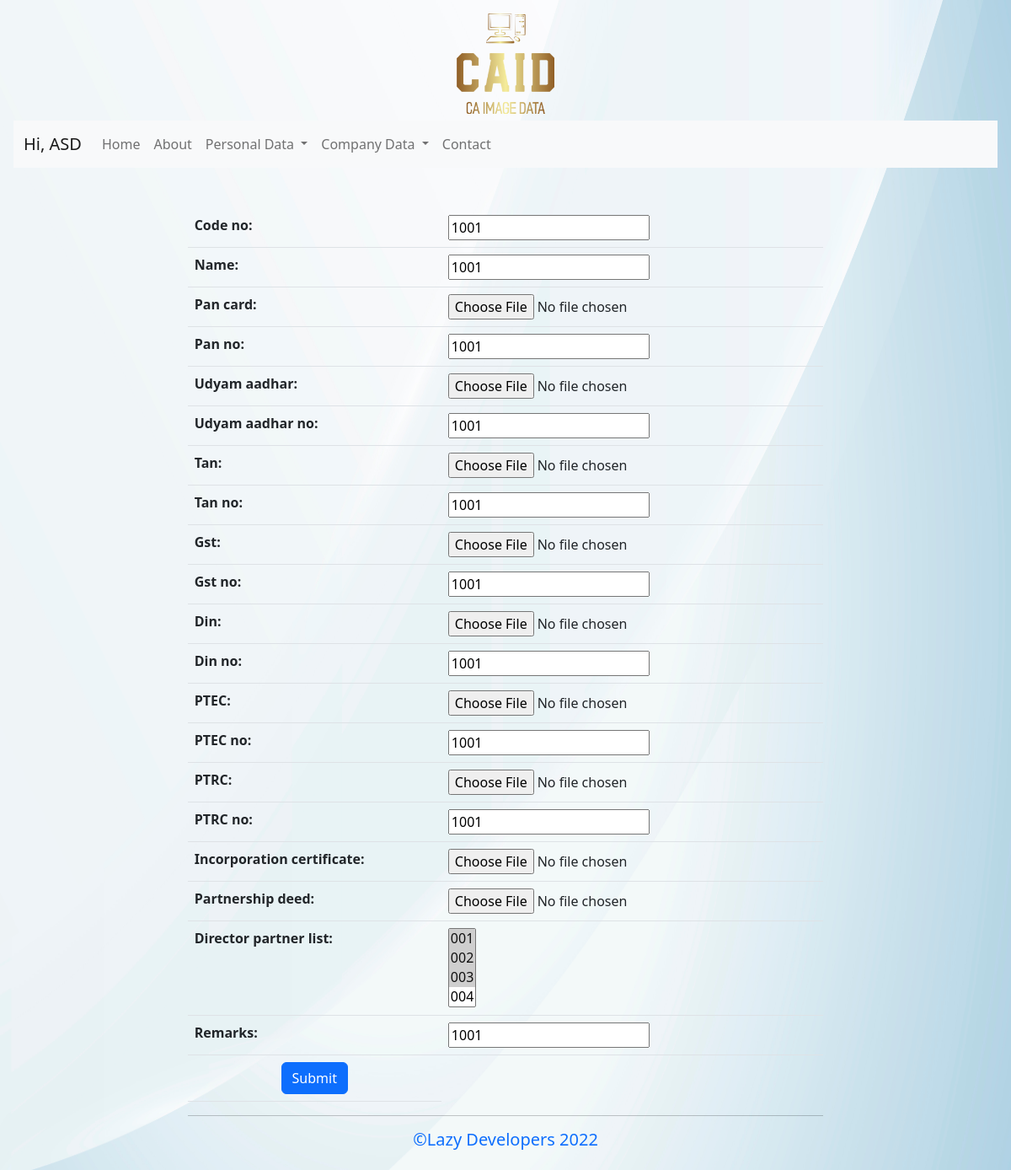
Screenshot of /company_data_edit/1001/ with the database file from the repository.
### Company_Data/models.py (models this page shows, shortened)
class company_file(models.Model):
    code_no =  models.CharField(max_length= 4, primary_key=True)
    name = models.CharField(max_length=50)
    pan_card = models.FileField(upload_to='company_file', blank=True, null=True)
    pan_no = models.CharField(max_length=50)
    udyam_aadhar = models.FileField(upload_to='company_file', blank=True, null=True)
    udyam_aadhar_no = models.CharField(max_length=50)
    tan = models.FileField(upload_to='company_file', blank=True, null=True)
    tan_no = models.CharField(max_length=50)
    gst = models.FileField(upload_to='company_file', blank=True, null=True)
    gst_no = models.CharField(max_length=50)
    din = models.FileField(upload_to='company_file', blank=True, null=True)
    din_no = models.CharField(max_length=50)
    PTEC = models.FileField(upload_to='company_file', blank=True, null=True)
    PTEC_no = models.CharField(max_length=50)
    PTRC = models.FileField(upload_to='company_file', blank=True, null=True)
    PTRC_no = models.CharField(max_length=50)
    incorporation_certificate= models.FileField(upload_to='company_file', blank=True, null=True)
    partnership_deed = models.FileField(upload_to='company_file', blank=True, null=True)
    director_partner_list = models.ManyToManyField(personal_file)
    Remarks = models.CharField(max_length=300)

### Personal_Data/models.py (models this page shows)
class personal_file(models.Model):
    code_no =  models.CharField(max_length= 4, primary_key=True)
    name = models.CharField(max_length=50)
    passport_size_photo = models.FileField(upload_to='personal_file', blank=True, null=True)
    pan_card = models.FileField(upload_to='personal_file', blank=True, null=True)
    pan_no = models.CharField(max_length=50)
    aadhar_card = models.FileField(upload_to='personal_file', blank=True, null=True)
    aadhar_card_no = models.CharField(max_length=50)
    passport = models.FileField(upload_to='personal_file', blank=True, null=True)
    passport_no = models.CharField(max_length=50)
    driving_licence = models.FileField(upload_to='personal_file', blank=True, null=True)
    driving_licence_no = models.CharField(max_length=50)
    gst = models.FileField(upload_to='personal_file', blank=True, null=True)
    gst_no = models.CharField(max_length=50)
    din = models.FileField(upload_to='personal_file', blank=True, null=True)
    din_no = models.CharField(max_length=50, unique= True)
    PTEC = models.FileField(upload_to='personal_file', blank=True, null=True)
    PTEC_no = models.CharField(max_length=50)
    Remarks = models.CharField(max_length=300)
    def __str__(self):
         return (self.code_no)

### Company_Data/views.py (the view)
# urls.py: path('company_data_edit/<str:id>/', views.company_data_edit, name='company_data_edit'),
def company_data_edit(request, id):
    band = company_file.objects.get(code_no=id)
    if request.method == 'POST':
        form = Add_Company_Data(request.POST, request.FILES, instance=band)
        if form.is_valid():
            form.save()
            return redirect('company_data', band.code_no)
    else:
        form = Add_Company_Data(instance=band)
    return render(request,
                'update_data.html',
                {'form': form})

### Company_Data/forms.py
class Add_Company_Data(forms.ModelForm):
    class Meta:
        model = company_file
        fields = "__all__"

### Personal_Data/templates/update_data.html (shortened to what this page needs)
{% extends "layout.html" %}
{% block content %}
  <div class="container col-lg-8 mt-5">
  <form action="" enctype="multipart/form-data" method="post">
    <table class="table">
		<tbody> {{ form.as_table }}
    <tr> <td style="text-align: center ">
		<input type="submit" class="btn btn-primary btnsubmit" value="Submit">
	</td> </tr>
</tbody>
</table>
</form>
{% endblock %}

### rows the page displays
company_file: code_no "1001", name "1001", pan_no "1001", udyam_aadhar_no "1001", tan_no "1001", gst_no "1001", din_no "1001", PTEC_no "1001", PTRC_no "1001", Remarks "1001"
